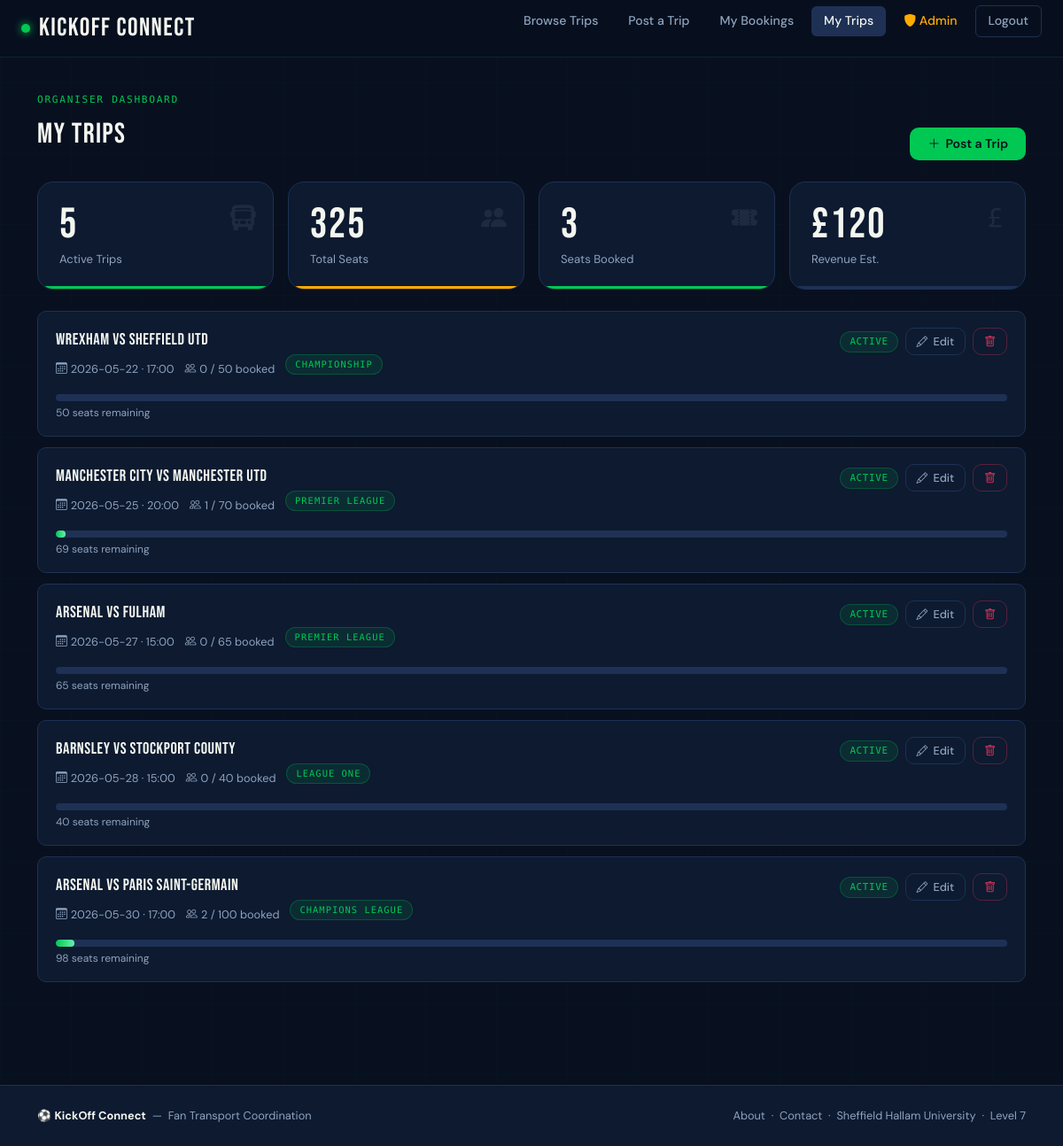
The app's page /mytrips/ (signed in) with its own data.
### tables this page shows
CREATE TABLE trips (
            id INTEGER PRIMARY KEY AUTOINCREMENT,
            user INTEGER NOT NULL,
            match_title TEXT NOT NULL,
            competition TEXT,
            match_date TEXT,
            "kick-off_time" TEXT,
            departure_point TEXT,
            departure_time TEXT,
            destination TEXT,
            total_seats INTEGER NOT NULL,
            price REAL NOT NULL,
            notes TEXT,
            poster TEXT,
            created TIMESTAMP DEFAULT CURRENT_TIMESTAMP,
            FOREIGN KEY (user) REFERENCES users(id)
        );

### app.py (the view)
@app.route('/mytrips/')
def myTrips():
    user_id = session.get('user_id')
    if user_id is None:
        flash(category='warning', message='You must be logged in to view your trips.')
        return redirect(url_for('login'))
    trip_list = get_trips_by_user(user_id)
    return render_template('mytrips.html', title="My Trips", trips=trip_list)

### app.py (called while the page is built)
@app.context_processor
def inject_csrf_token():
    return dict(csrf_token=generate_csrf())

@app.context_processor
def inject_site_name():
    return dict(siteName=siteName)

@app.template_filter()
def seats_remaining(trip_id, total):
    booked = get_seats_booked_for_trip(trip_id)
    return total - booked

### db/db.py (called while the page is built)
def get_db():
    conn = sqlite3.connect(DATABASE)
    conn.row_factory = sqlite3.Row
    return conn

def get_trips_by_user(user_id):
    conn = get_db()
    cur = conn.cursor()
    cur.execute('SELECT * FROM trips WHERE user = ? ORDER BY match_date ASC', (user_id,))
    trips = cur.fetchall()
    conn.close()
    return trips

def get_seats_booked_for_trip(trip_id):
    conn = get_db()
    cur = conn.cursor()
    cur.execute('SELECT SUM(seats) AS total FROM bookings WHERE trip_id = ?', (trip_id,))
    row = cur.fetchone()
    conn.close()
    return row['total'] if row['total'] else 0

### templates/mytrips.html (shortened to what this page needs)
{% extends "base.html" %}
{% block content %}
<div class="kc-section">
  <div class="container">
    <div class="d-flex justify-content-between align-items-end mb-4">
      <div>
        <div class="section-label">Organiser Dashboard</div>
        <div class="section-title">My Trips</div>
      </div>
      <a href="{{ url_for('create') }}" class="btn-kc"><i class="bi bi-plus-lg"></i> Post a Trip</a>
    </div>
    {% if trips %}
      {% set ns = namespace(total_seats=0, total_booked=0, revenue=0.0) %}
      {% for trip in trips %}
        {% set booked = trip['total_seats'] - (trip['id']|seats_remaining(trip['total_seats'])) %}
        {% set ns.total_seats  = ns.total_seats  + trip['total_seats'] %}
        {% set ns.total_booked = ns.total_booked + booked %}
        {% set ns.revenue      = ns.revenue      + (booked * trip['price']) %}
      {% endfor %}
      <div class="row g-3 mb-4">
        <div class="col-6 col-sm-3">
          <div class="dash-stat">
            <div class="dash-stat-number">{{ trips | length }}</div>
            <div class="dash-stat-label">Active Trips</div>
            <i class="bi bi-bus-front-fill dash-stat-icon"></i>
          </div>
        </div>
        <div class="col-6 col-sm-3">
          <div class="dash-stat amber">
            <div class="dash-stat-number">{{ ns.total_seats }}</div>
            <div class="dash-stat-label">Total Seats</div>
            <i class="bi bi-people-fill dash-stat-icon"></i>
          </div>
        </div>
        <div class="col-6 col-sm-3">
          <div class="dash-stat">
            <div class="dash-stat-number">{{ ns.total_booked }}</div>
            <div class="dash-stat-label">Seats Booked</div>
            <i class="bi bi-ticket-perforated-fill dash-stat-icon"></i>
          </div>
        </div>
        <div class="col-6 col-sm-3">
          <div class="dash-stat slate-bar">
            <div class="dash-stat-number">£{{ "%.0f"|format(ns.revenue) }}</div>
            <div class="dash-stat-label">Revenue Est.</div>
            <i class="bi bi-currency-pound dash-stat-icon"></i>
          </div>
        </div>
      </div>
      {% for trip in trips %}
        {% set remaining = trip['id']|seats_remaining(trip['total_seats']) %}
        {% set booked = trip['total_seats'] - remaining %}
        {% set pct = ((booked / trip['total_seats']) * 100) | int if trip['total_seats'] > 0 else 0 %}
        <div class="booking-row" style="flex-direction:column;align-items:flex-start;gap:0.75rem;">
          <div style="display:flex;justify-content:space-between;width:100%;align-items:flex-start;gap:1rem;flex-wrap:wrap;">
            <div>
              <a href="{{ url_for('trip', id=trip['id']) }}" style="text-decoration:none;">
                <div class="booking-row-match">{{ trip['match_title'] }}</div>
              </a>
              <div class="booking-row-meta">
                <span><i class="bi bi-calendar3"></i> {{ trip['match_date'] }} &middot; {{ trip['kick-off_time'] }}</span>
                <span><i class="bi bi-people"></i> {{ booked }} / {{ trip['total_seats'] }} booked</span>
                <span><span class="match-badge">{{ trip['competition'] }}</span></span>
              </div>
            </div>
            <div style="display:flex;gap:8px;align-items:center;flex-wrap:wrap;">
              {% if remaining == 0 %}
                <span class="status-chip full">Full</span>
              {% elif remaining <= 5 %}
                <span class="status-chip partial">Filling Up</span>
              {% else %}
                <span class="status-chip active">Active</span>
              {% endif %}
              <a href="{{ url_for('update', id=trip['id']) }}" class="btn-kc-outline" style="font-size:0.8rem;padding:5px 12px;">
                <i class="bi bi-pencil"></i> Edit
              </a>
              <form method="post" action="{{ url_for('delete', id=trip['id']) }}"
                    onsubmit="return confirm('Delete this trip? All bookings will be cancelled.');">
                <button type="submit" class="btn-kc-danger" style="font-size:0.8rem;padding:5px 12px;">
                  <i class="bi bi-trash"></i>
                </button>
              </form>
            </div>
          </div>
          <div style="width:100%;">
            <div class="seats-bar">
              <div class="seats-bar-fill {% if remaining == 0 %}danger{% elif remaining <= 5 %}warn{% endif %}"
                   style="width:{{ pct }}%;"></div>
            </div>
            <div style="font-size:0.75rem;color:var(--fog);margin-top:4px;">{{ remaining }} seat{{ 's' if remaining != 1 }} remaining</div>
          </div>
        </div>
      {% endfor %}
    {% else %}
      <div class="empty-state">
        <i class="bi bi-bus-front"></i>
        <p>You haven't posted any trips yet.</p>
        <a href="{{ url_for('create') }}" class="btn-kc btn-kc-lg mt-3">Post Your First Trip</a>
      </div>
    {% endif %}
  </div>
</div>
{% endblock %}

### records on screen
trips: match_title "Wrexham Vs Sheffield Utd", match_date "2026-05-22", trip "17:00", booked "0", total_seats "50", competition "CHAMPIONSHIP", value "s"
trips: match_title "Manchester City Vs Manchester Utd", match_date "2026-05-25", trip "20:00", user "1", total_seats "70", competition "PREMIER LEAGUE", remaining "69", value "s"
trips: match_title "Arsenal Vs Fulham", match_date "2026-05-27", trip "15:00", booked "0", total_seats "65", competition "PREMIER LEAGUE", value "s"
trips: match_title "Barnsley Vs Stockport County", match_date "2026-05-28", trip "15:00", booked "0", total_seats "40", competition "LEAGUE ONE", value "s"
trips: match_title "Arsenal Vs Paris Saint-Germain", match_date "2026-05-30", trip "17:00", booked "2", total_seats "100", competition "CHAMPIONS LEAGUE", remaining "98", value "s"

### other values on screen
{{ trips | length }} "5"
{{ ns.total_seats }} "325"
{{ ns.total_booked }} "3"
{{ "%.0f"|format(ns.revenue) }} "120"
